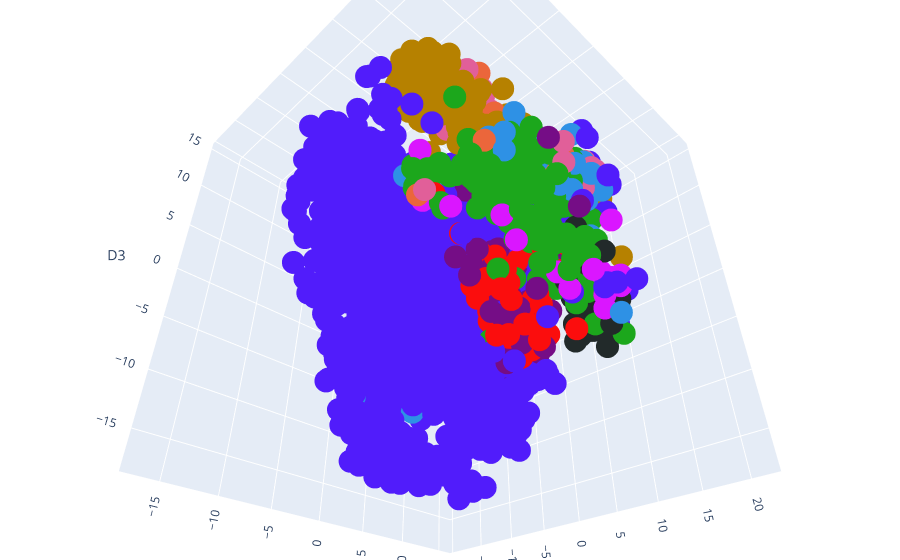

The notebook cell this image was saved under:
### Code cell
scope = PlotlyScope()
df=pd.read_csv("csvs/df_8.csv",index_col=False)
fig = px.scatter_3d(df, x="D1",y="D2",z="D3",color="drum_type",hover_data=["path"],color_discrete_sequence=px.colors.qualitative.Dark24)
fig.update_layout(scene = dict(
                    camera=dict(eye=dict(x=1, y=-1, z=-1)),
                    aspectmode="cube",),
                    margin=dict( r=0, l=0, b=0, t=0),
                  showlegend=False,
              legend=dict(
                yanchor="top",
                y=0.99,
                xanchor="right",
                x=0.01
            ),

                 )
fig.update_traces(marker=dict(size=8,
                      line=dict(width=0,
                                color='DarkSlateGrey')),)

g=fig
fig.show()


with open("figure5.svg", "wb") as f:
    f.write(scope.transform(fig, format="svg"))

### Figure 1 — Plotly figure (JSON) as saved in the notebook; plotly's stock layout.template omitted (floating-point values rounded to 4 significant figures; data arrays with more than 128 entries replaced by an {"elided": "..."} marker saying what was removed)
{"data": [{"customdata": [["./dk_data/tom_high/Roland Tr-909-TR-909Tom Hi 01.wav"], ["./dk_data/tom_high/Kawai R50e-R50eTomA_Hi.wav"], ["./dk_data/tom_high/Vermona Drum-MaxV - Tom Hi.wav"], ["./dk_data/tom_high/Kawai R50-R50 TomH.wav"], ["./dk_data/tom_high/Alesis Hr16-MaxV - HR16 10-DBL TOM.wav"], ["./dk_data/tom_high/Yamaha RX21-RX21Tom_Hi.wav"], ["./dk_data/tom_high/Alesis DM5-DM5Tom03_Hi.wav"], ["./dk_data/tom_high/Yamaha SY22-Tom2elsy45.wav"], ["./dk_data/tom_high/mercure_drums-gd-tom1.wav"], ["./dk_data/tom_high/Emu Drumulator-DrumulatorTom03.wav"], ["./dk_data/tom_high/Kawai r-50-MaxV - RTOMHREV.wav"], ["./dk_data/tom_high/Alesis DM5-DM5Tom04_Hi.wav"], ["./dk_data/tom_high/Sequential Tom-TOMTom_Hi.wav"], ["./dk_data/tom_high/Emu Drumulator-DrumulatorTom02.wav"], ["./dk_data/tom_high/Roland Tr-606-TR606TomHi05.wav"], ["./dk_data/tom_high/Akai Mpc60-MaxV - Tom High.wav"], ["./dk_data/tom_high/Coron Drum Synce DS-7-coron-ds7-tom7.wav"], ["./dk_data/tom_high/Roland Tr-909-TR-909Tom Hi 02.wav"], ["./dk_data/tom_high/Sequential DrumTraks Tom-MaxV - Tom Hi.wav"], ["./dk_data/tom_high/Boss DR-202-202tom01.wav"], ["./dk_data/tom_high/Coron Drum Synce DS-7-coron-ds7-tom5.wav"], ["./dk_data/tom_high/Roland Tr-606-TR606TomHi_OD.wav"], ["./dk_data/tom_high/Roland MC303-MaxV - Achitom2.wav"], ["./dk_data/tom_high/Alesis Hr16-HR16Tom02.wav"], ["./dk_data/tom_high/Roland Tr-606-MaxV - Roland Tr-606 - Tom-Hi.wav"], ["./dk_data/tom_high/Alesis DM5-DM5Tom02_Hi.wav"], ["./dk_data/tom_high/Akai XR10-XR10HiTom03.wav"], ["./dk_data/tom_high/Alesis DM5-DM5Tom01_Hi.wav"], ["./dk_data/tom_high/AKAI XE-8-MaxV - XE8 Tom High int_12.wav"], ["./dk_data/tom_high/Fricke MFB 512-MaxV - Tom High.wav"], ["./dk_data/tom_high/Kawai r-50-MaxV - ATOMSDGA.wav"]], "hovertemplate": "drum_type=tom_high<br>D1=%{x}<br>D2=%{y}<br>D3=%{z}<br>path=%{customdata[0]}<extra></extra>", "legendgroup": "tom_high", "marker": {"color": "#2E91E5", "line": {"color": "DarkSlateGrey", "width": 0}, "size": 8, "symbol": "circle"}, "mode": "markers", "name": "tom_high", "scene": "scene", "showlegend": true, "type": "scatter3d", "x": [19.72, 18.8, 6.322, 15.88, 16.98, 18.58, 14.78, 17.13, 20.29, -7.726, 18.85, 15.2, 15.79, 14.85, 17.68, 17.25, -14.87, 10.36, 15.53, 8.646, -13.76, 19.41, 19.11, 18.04, 17.82, 17.08, 16.94, 16.15, 15.84, 17.32, 16.72], "y": [-1.959, -3.265, -10.14, 7.087, -3.784, -3.394, -1.217, 5.646, -2.598, 1.584, -1.752, 0.4469, -5.021, -1.036, -8.545, 3.414, 8.227, -3.588, -3.112, -7.28, -1.365, 0.814, 2.544, 1.746, -8.54, -1.847, 2.94, -8.741, -1.565, -4.8, 2.944], "z": [1.82, -0.7456, 2.25, -6.347, 2.363, 3.656, 8.514, 6.452, 4.185, -10.73, -0.3116, 6.551, 7.68, 6.902, -0.3045, 4.186, 5.506, 9.841, 7.309, 2.782, -8.626, 2.8, 2.252, 5.515, 1.456, 3.862, 2.528, 1.788, 6.057, 4.372, -1.204]}, {"customdata": [["./dk_data/tom_low/Visco Space drums-MaxV - Tom Lo.wav"], ["./dk_data/tom_low/Yamaha RX-11-MaxV - RX11 TOM3.wav"], ["./dk_data/tom_low/Korg DDM110-Ddm110Tom_Lo.wav"], ["./dk_data/tom_low/Linn Drum LM1-tom6.wav"], ["./dk_data/tom_low/Alesis DM5-DM5Tom10_Lo.wav"], ["./dk_data/tom_low/Akai Mpc60-MaxV - Tom Low 2.wav"], ["./dk_data/tom_low/Linn Drum LM1-tom1.wav"], ["./dk_data/tom_low/Roland R-8-R8Tom35.wav"], ["./dk_data/tom_low/Alesis DM5-DM5Tom12_Lo.wav"], ["./dk_data/tom_low/Roland SH-09-MaxV - stompbass4.wav"], ["./dk_data/tom_low/Roland R-8-R8Tom27.wav"], ["./dk_data/tom_low/Fairlight IIx-MaxV - DeepTom.wav"], ["./dk_data/tom_low/Roland Tr-606-TR606TomLo02.wav"], ["./dk_data/tom_low/Akai XR10-XR10LoTom03.wav"], ["./dk_data/tom_low/Roland JD-990-MaxV - RIM-TOM4.wav"], ["./dk_data/tom_low/Suzuki RPM-40-MaxV - Tom.wav"], ["./dk_data/tom_low/Linn Drum LM2-Linn lo tom.wav"], ["./dk_data/tom_low/Korg MS-20-MaxV - TomLo.wav"], ["./dk_data/tom_low/Alesis DM5-DM5Tom01_Lo.wav"], ["./dk_data/tom_low/Kurzweil K2000 ROM-MaxV - lotom.wav"], ["./dk_data/tom_low/Alesis DM5-DM5Tom20_Lo.wav"], ["./dk_data/tom_low/Virtual MPC Electronics-MaxV - Tom.wav"], ["./dk_data/tom_low/Alesis DM5-DM5Tom18_Lo.wav"], ["./dk_data/tom_low/Alesis DM5-DM5Tom05_Lo.wav"], ["./dk_data/tom_low/Roland R-5-R-5 Room Ambient Tom 1.wav"], ["./dk_data/tom_low/DPM-48-TOM3.wav"], ["./dk_data/tom_low/Kawai r-50-MaxV - ETOMLR50.wav"], ["./dk_data/tom_low/Akai XR10-XR10LoTom04.wav"], ["./dk_data/tom_low/Roland Tr-606-TR606TomLo_OD.wav"], ["./dk_data/tom_low/Yamaha MR10-MR10Tom_Lo.wav"], ["./dk_data/tom_low/Roland R-8-R8Tom16.wav"], ["./dk_data/tom_low/Kawai XD5-XD5TomLo.wav"], ["./dk_data/tom_low/Simmons SDS5-SDSTomE2.wav"], ["./dk_data/tom_low/Boss DR-202-202tom06.wav"], ["./dk_data/tom_low/Yamaha RX21-RX21Tom_Lo.wav"], ["./dk_data/tom_low/Roland R-8-R8Tom19.wav"], ["./dk_data/tom_low/Emu Drumulator-DrumulatorETomLo.wav"]], "hovertemplate": "drum_type=tom_low<br>D1=%{x}<br>D2=%{y}<br>D3=%{z}<br>path=%{customdata[0]}<extra></extra>", "legendgroup": "tom_low", "marker": {"color": "#E15F99", "line": {"color": "DarkSlateGrey", "width": 0}, "size": 8, "symbol": "circle"}, "mode": "markers", "name": "tom_low", "scene": "scene", "showlegend": true, "type": "scatter3d", "x": [11.42, 11.44, 12.85, 19.11, 13.97, 15.24, 18.26, 14.86, 15.43, 10.37, 11.79, 7.78, 16.66, 14.86, 16.2, 19.78, 20.28, 14.91, 7.576, 17.17, 18.03, 15.1, 15.39, 11.87, 13.41, 10.75, 14.58, 16.14, 17.17, 9.097, 16.66, 13.35, 15.58, 12.97, 12.62, 11.99, 18.6], "y": [-4.992, -5.038, -4.11, 1.406, 0.06281, -2.322, 0.8489, -0.8508, 4.568, -10.86, -5.549, -3.565, -7.497, 4.962, 4.623, -3.545, -3.884, 5.703, -7.398, -0.4925, 3.619, -5.224, 2.898, -5.19, -8.6, 4.228, -1.631, -3.468, 1.536, -7.558, 3.901, -1.67, 2.65, -0.5684, -5.126, -8.149, 2.653], "z": [13.73, 8.947, 7.635, 4.018, 8.892, 4.477, 1.875, 3.999, 6.557, -1.801, 5.668, 11.41, 2.571, 4.834, 4.845, 0.7988, 2.459, 6.088, 10.18, 2.994, 5.785, 4.92, 6.64, 12.03, 11.69, 8.979, 5.551, 4.452, 4.373, 7.854, 7.861, 5.34, 4.644, 9.412, 9.909, 12.83, 4.311]}, {"customdata": {"elided": "143x1 str values"}, "hovertemplate": "drum_type=snare<br>D1=%{x}<br>D2=%{y}<br>D3=%{z}<br>path=%{customdata[0]}<extra></extra>", "legendgroup": "snare", "marker": {"color": "#1CA71C", "line": {"color": "DarkSlateGrey", "width": 0}, "size": 8, "symbol": "circle"}, "mode": "markers", "name": "snare", "scene": "scene", "showlegend": true, "type": "scatter3d", "x": {"elided": "143 float values"}, "y": {"elided": "143 float values"}, "z": {"elided": "143 float values"}}, {"customdata": [["./dk_data/hihat_closed/Roland Tr-606-TR606Hat_C_OD.wav"], ["./dk_data/hihat_closed/Roland Tr-606-TR606Hat_C05.wav"], ["./dk_data/hihat_closed/Casio PT-68-MaxV - HH Cl.wav"], ["./dk_data/hihat_closed/Boss DR-550-MaxV - CHH1.wav"], ["./dk_data/hihat_closed/Akai Mpc60-MaxV - HiHat Closed.wav"], ["./dk_data/hihat_closed/Acetone Rhythm King-MaxV - HH Cl.wav"], ["./dk_data/hihat_closed/Roland MC09-MC09 HatC_03.wav"], ["./dk_data/hihat_closed/Boss DR-550-DR550Hat03_C.wav"], ["./dk_data/hihat_closed/Roland MC09-MC09 HatC_01.wav"], ["./dk_data/hihat_closed/Sequential Tom-TOMHat_C.wav"], ["./dk_data/hihat_closed/Roland Tr-626-MaxV - Roland - 626_chh 03.wav"], ["./dk_data/hihat_closed/MXR Computer Rhythm 185-MaxV - MXR Hat_closed.wav"], ["./dk_data/hihat_closed/Yamaha RY-10-MaxV - HHC6VRB.wav"], ["./dk_data/hihat_closed/Alesis Hr16b-MaxV - HHC 1.wav"], ["./dk_data/hihat_closed/Kawai r-50-MaxV - HHCL_R50.wav"], ["./dk_data/hihat_closed/Electro Harmonix Drm32-MaxV - HH Cl.wav"], ["./dk_data/hihat_closed/Roland D-70-MaxV - CL-HIHAT.wav"], ["./dk_data/hihat_closed/Roland D-10 L.A-la-clhh.wav"], ["./dk_data/hihat_closed/mercure_drums-p-hhc2.wav"], ["./dk_data/hihat_closed/Boss DR-202-202hat07.wav"], ["./dk_data/hihat_closed/Roland MC09-MC09 HatC_07.wav"], ["./dk_data/hihat_closed/Alesis D4fx-MaxV - HiHat Closed 2.wav"], ["./dk_data/hihat_closed/Kawai r-50-MaxV - HHCLENHA.wav"], ["./dk_data/hihat_closed/Emu Drumulator-DrumulatorHat_C.wav"], ["./dk_data/hihat_closed/KORG DDD-1-MaxV - DDD1 clhh1.wav"], ["./dk_data/hihat_closed/Boss DR-202-202hat05.wav"], ["./dk_data/hihat_closed/Roland CR-8000-CR8000Hat_C.wav"], ["./dk_data/hihat_closed/Casio PT-30-MaxV - HH Cl.wav"], ["./dk_data/hihat_closed/Boss DR-202-202hat09.wav"], ["./dk_data/hihat_closed/Fairlight IIx-MaxV - HHPedal.wav"], ["./dk_data/hihat_closed/Yamaha PSR-MaxV - psr-hatcl.wav"], ["./dk_data/hihat_closed/Roland Tr-909-MaxV - Roland909 - 909HHB 05.wav"], ["./dk_data/hihat_closed/Sequential DrumTraks Tom-MaxV - HiHat Closed.wav"], ["./dk_data/hihat_closed/Roland MC09-MC09 HatC_08.wav"], ["./dk_data/hihat_closed/Yamaha RY-10-MaxV - HHC9VRB.wav"]], "hovertemplate": "drum_type=hihat_closed<br>D1=%{x}<br>D2=%{y}<br>D3=%{z}<br>path=%{customdata[0]}<extra></extra>", "legendgroup": "hihat_closed", "marker": {"color": "#FB0D0D", "line": {"color": "DarkSlateGrey", "width": 0}, "size": 8, "symbol": "circle"}, "mode": "markers", "name": "hihat_closed", "scene": "scene", "showlegend": true, "type": "scatter3d", "x": [4.833, 4.689, 6.921, 7.149, 8.484, 7.748, 8.789, 6.764, 9.051, 8.393, 9.352, 10.55, 6.555, 9.295, 10.09, 7.42, 6.885, 10.88, 12.88, 7.467, 9.388, 12.5, 6.717, 8.585, 6.68, 7.585, 7.975, 11.46, 15.78, 9.514, 9.445, 8.638, 7.583, 9.339, 8.061], "y": [0.8803, 1.028, 1.299, -1.917, -0.2343, 2.173, 0.05799, -2.822, -1.432, 3.427, 1.015, 2.136, -0.2075, -2.174, 2.282, -4.613, -2.308, 0.6647, 0.5336, 3.068, -0.7082, 2.796, 4.457, 3.242, 3.053, -0.8261, -2.194, 5.748, 0.3824, -9.257, 2.678, 4.915, 3.366, -0.9949, -2.679], "z": [-5.066, -5.916, -8.073, -1.489, -8.969, -0.4232, -5.731, -5.021, -5.514, -4.027, -7.799, -5.889, -6.923, -2.795, -4.68, -1.01, -6.002, -1.261, -2.139, -7.999, -4.718, -3.005, -7.912, -6.724, -9.134, -8.969, -4.474, -6.945, -3.048, -0.734, -8.557, -6.9, -4.365, -3.509, -5.535]}, {"customdata": [["./dk_data/rim/Akai Mpc60-MaxV - Rimshot 3.wav"], ["./dk_data/rim/Kawai R50e-R50eRimshot.wav"], ["./dk_data/rim/Oberheim Dmx-DMXRim.wav"], ["./dk_data/rim/Linn Linn-9000-MaxV - Rimshot.wav"], ["./dk_data/rim/Gulbransen-MaxV - Rim.wav"], ["./dk_data/rim/Jomox Xbase-09-Rim01.wav"], ["./dk_data/rim/Akai Mpc60-MaxV - Rimshot 1.wav"], ["./dk_data/rim/Korg DDM110-MaxV - 110_rim.wav"], ["./dk_data/rim/Roland JD-990-MaxV - MARIMWAV.wav"], ["./dk_data/rim/KORG DDD-1-MaxV - DDD1 rimshot.wav"], ["./dk_data/rim/Roland R-5-R-5 Rimshot Snare 1.wav"], ["./dk_data/rim/Yamaha RX11-RX11Rimshot.wav"], ["./dk_data/rim/Akai XR10-XR10Rimshot02.wav"], ["./dk_data/rim/Alesis DM5-DM5Rim05.wav"], ["./dk_data/rim/Roland Tr-808-TR-808Rim01.wav"], ["./dk_data/rim/Roland TR-505-TR-505Rim.wav"], ["./dk_data/rim/Roland D-10 L.A-la-rim.wav"], ["./dk_data/rim/Emu Drumulator-MaxV - EMU_RIM.wav"], ["./dk_data/rim/Jomox Xbase-09-Rim02.wav"]], "hovertemplate": "drum_type=rim<br>D1=%{x}<br>D2=%{y}<br>D3=%{z}<br>path=%{customdata[0]}<extra></extra>", "legendgroup": "rim", "marker": {"color": "#DA16FF", "line": {"color": "DarkSlateGrey", "width": 0}, "size": 8, "symbol": "circle"}, "mode": "markers", "name": "rim", "scene": "scene", "showlegend": true, "type": "scatter3d", "x": [15.13, 17.95, 17.53, 15.51, 13.19, 8.659, 14.36, 8.682, 17.56, 14.04, 14.37, 17.3, 13.6, 14.09, 14.2, 16.37, 14.29, 15.31, 11.58], "y": [7.411, 0.9072, 5.588, 5.454, 4.37, -10.24, 6.733, -9.801, 5.587, 7.421, -5.969, 5.614, -3.671, 6.11, 2.077, 3.922, 5.424, -0.7241, -9.092], "z": [-2.46, -6.066, -4.088, -5.268, -0.6846, 3.675, -5.549, -1.34, 1.614, -1.406, -3.208, -5.014, -3.896, -0.1734, -5.771, -4.095, -1.848, -6.058, -2.908]}, {"customdata": [["./dk_data/clap/Linn Linn-9000-MaxV - Clap 1.wav"], ["./dk_data/clap/Linn Linn-9000-MaxV - Clap 2.wav"], ["./dk_data/clap/Kawai r-50-MaxV - CLAP2R50.wav"], ["./dk_data/clap/Roland Tr-626-MaxV - Roland - 626_clap 04.wav"], ["./dk_data/clap/Kawai R-50e-MaxV - R50e Clap.wav"], ["./dk_data/clap/Alesis Hr16b-HR16B 036 Gated Claps.wav"], ["./dk_data/clap/Alesis D4fx-MaxV - Clap.wav"], ["./dk_data/clap/Simmons Clap-MaxV - SM Clap14.wav"], ["./dk_data/clap/Simmons Clap-MaxV - SM Clap12.wav"], ["./dk_data/clap/Simmons Clap-MaxV - SM Clap7.wav"], ["./dk_data/clap/EMU E-drum-MaxV - Clap.wav"], ["./dk_data/clap/AKAI XE-8-MaxV - XE8 Clap int_15.wav"], ["./dk_data/clap/Roland Tr-808-TR-808Clap01.wav"], ["./dk_data/clap/Korg DDM110-MaxV - 110_clap.wav"], ["./dk_data/clap/Simmons Clap-MaxV - SM Clap20.wav"], ["./dk_data/clap/MultiMoog-MaxV - JeeesuosClaps.wav"], ["./dk_data/clap/Simmons Clap-MaxV - SM Clap19.wav"], ["./dk_data/clap/Boss DR-110-DR-110Clap.wav"], ["./dk_data/clap/Yamaha RY30-RY30Clap.wav"], ["./dk_data/clap/Simmons Clap-MaxV - SM Clap23.wav"], ["./dk_data/clap/Roland Tr-808-TR-808Clap02.wav"], ["./dk_data/clap/Simmons Clap-MaxV - SM Clap2.wav"], ["./dk_data/clap/Roland D-70-MaxV - CLAP.wav"], ["./dk_data/clap/Simmons Clap-MaxV - SM Clap11.wav"], ["./dk_data/clap/Linn Linndrum-LinnClap.wav"], ["./dk_data/clap/Roland MC303-MaxV - Rapclap1.wav"], ["./dk_data/clap/Alesis Sr16-SR16Clap.wav"], ["./dk_data/clap/Jomox Xbase-09-LFOClap.wav"]], "hovertemplate": "drum_type=clap<br>D1=%{x}<br>D2=%{y}<br>D3=%{z}<br>path=%{customdata[0]}<extra></extra>", "legendgroup": "clap", "marker": {"color": "#222A2A", "line": {"color": "DarkSlateGrey", "width": 0}, "size": 8, "symbol": "circle"}, "mode": "markers", "name": "clap", "scene": "scene", "showlegend": true, "type": "scatter3d", "x": [14.73, 12.14, 14.39, 13.3, 13.38, 13.21, 13.07, 14.03, 9.821, 18.68, 10.23, 11.75, 11.62, 15.86, 10.19, 18.33, 8.95, 12.95, 10.25, 13.34, 10.88, 11.68, 12.38, 11.25, 15.64, 12.01, 14.4, 13.42], "y": [8.584, 6.051, 6.13, 8.687, 7.246, 5.369, 6.449, 7.913, 8.275, 1.893, 7.759, 9.836, 7.806, 6.326, 7.075, -1.269, 8.474, 8.52, 9.83, 9.607, 6.368, 9.912, 7.824, 8.626, 7.582, 5.878, 7.404, 2.644], "z": [-4.928, -4.201, -3.744, -2.764, -4.403, -2.643, -2.946, -6.383, -6.027, -4.162, -3.328, -5.403, -4.63, -4.094, -5.48, -3.479, -6.193, -4.052, -5.003, -5.05, -3.357, -7.024, -2.581, -3.802, -4.749, -2.449, -3.654, -4.467]}, {"customdata": [["./dk_data/kick/Kawai r-50-MaxV - BD2__R50.wav"], ["./dk_data/kick/Jomox Xbase-09-BassDr06.wav"], ["./dk_data/kick/Roland Tr-808-TR-808Kick07.wav"], ["./dk_data/kick/Yamaha RY30-RY30Kick05.wav"], ["./dk_data/kick/mercure_drums-gd-kick1.wav"], ["./dk_data/kick/Alesis DM5-DM5Kick21.wav"], ["./dk_data/kick/Roland Tr-909-TR-909Kick 07.wav"], ["./dk_data/kick/Roland D-10 L.A-la-bd1.wav"], ["./dk_data/kick/Alesis Hr16b-HR16B 006 Deep Wood Kick.wav"], ["./dk_data/kick/Roland R-8-R8Kick05.wav"], ["./dk_data/kick/Boss DR-660-DR-660Kick21.wav"], ["./dk_data/kick/Boss DR-660-DR-660Kick05.wav"], ["./dk_data/kick/Roland Tr-909-MaxV - Roland909 - 909BDA 01.wav"], ["./dk_data/kick/Roland R-8-R8Kick27.wav"], ["./dk_data/kick/Alesis DM5-DM5Kick48.wav"], ["./dk_data/kick/Alesis DM5-DM5Kick78.wav"], ["./dk_data/kick/Akai XR10-XR10Kick04.wav"], ["./dk_data/kick/Fricke MFB 512-MaxV - Kick.wav"], ["./dk_data/kick/Roland Tr-707-TR-707Kick01.wav"], ["./dk_data/kick/Roland TR-909 BD Selection-KK-Di909BD 26.wav"], ["./dk_data/kick/Electro Harmonix Drm15-MaxV - Kick.wav"], ["./dk_data/kick/Roland Tr-808-MaxV - Roland808 - BD0050 16.wav"], ["./dk_data/kick/Boss DR-660-DR-660Kick41.wav"], ["./dk_data/kick/Yamaha RX-11-MaxV - RX11 BD1.wav"], ["./dk_data/kick/Alesis Hr16-HR16Kick02.wav"], ["./dk_data/kick/AKAI XE-8-MaxV - XE8 Kick 2 int_2.wav"], ["./dk_data/kick/Linn Linndrum-LinnKick02.wav"], ["./dk_data/kick/Acetone Rhythm Ace-MaxV - KICK2.wav"], ["./dk_data/kick/Roland R-8-R8Kick03.wav"], ["./dk_data/kick/Roland MC303-MaxV - Drybd1.wav"], ["./dk_data/kick/Roland TR-909 BD Selection-KK-Di909BD 49.wav"], ["./dk_data/kick/Roland Tr-909-TR-909Kick 10.wav"], ["./dk_data/kick/Kawai r-50-MaxV - ATMBDR50.wav"], ["./dk_data/kick/Boss DR-660-DR-660Kick39.wav"], ["./dk_data/kick/Yamaha RX11-RX11Kick.wav"], ["./dk_data/kick/Boss DR-660-DR-660Kick07.wav"], ["./dk_data/kick/Roland Tr-808-MaxV - Roland808 - BD7525 35.wav"], ["./dk_data/kick/Fairlight IIx-MaxV - Bdrum.wav"], ["./dk_data/kick/Roland TR-909 BD Selection-KK-Di909BD 40.wav"], ["./dk_data/kick/Boss DR-660-DR-660Kick20.wav"], ["./dk_data/kick/Alesis DM5-DM5Kick09.wav"], ["./dk_data/kick/Alesis DM5-DM5Kick69.wav"], ["./dk_data/kick/Roland TR-909 BD Selection-KK-Di909BD 08.wav"], ["./dk_data/kick/Roland Tr-808-TR-808Kick03.wav"], ["./dk_data/kick/Yamaha RX-5-MaxV - RX5PBD3.wav"], ["./dk_data/kick/Roland TR-909 BD Selection-KK-Di909BD 62.wav"], ["./dk_data/kick/Roland TR-909 BD Selection-KK-Di909BD 53.wav"], ["./dk_data/kick/Oberheim Dmx-DMXKick02.wav"], ["./dk_data/kick/Roland TR-909 BD Selection-KK-Di909BD 04.wav"], ["./dk_data/kick/Roland Tr-606-TR606Kick01.wav"], ["./dk_data/kick/Boss DR-660-DR-660Kick15.wav"], ["./dk_data/kick/Univox Micro-Rhythmer 12-MaxV - UNIVOXBD.wav"], ["./dk_data/kick/Roland S-50-MaxV - ebd.wav"], ["./dk_data/kick/Akai XR10-XR10Kick02.wav"], ["./dk_data/kick/Boss DR-660-DR-660Kick26.wav"], ["./dk_data/kick/Yamaha RX-5-MaxV - RX5IBD1.wav"], ["./dk_data/kick/Yamaha RX-5-MaxV - RX5PBD2.wav"], ["./dk_data/kick/Alesis Hr16-HR16Kick06.wav"], ["./dk_data/kick/Roland TR-909 BD Selection-KK-Di909BD 51.wav"], ["./dk_data/kick/Roland TR-909 BD Selection-KK-Di909BD 25.wav"], ["./dk_data/kick/Alesis DM5-DM5Kick16.wav"], ["./dk_data/kick/Alesis DM5-DM5Kick62.wav"], ["./dk_data/kick/Roland R-5-R-5 Electronic Kick.wav"], ["./dk_data/kick/Alesis DM5-DM5Kick38.wav"], ["./dk_data/kick/Alesis DM5-DM5Kick30.wav"], ["./dk_data/kick/Linn Linndrum-LinnKick01.wav"], ["./dk_data/kick/Roland D-10 L.A-la-wetbd.wav"], ["./dk_data/kick/Korg DDM110-Ddm110Kick.wav"], ["./dk_data/kick/Linn Linn-9000-MaxV - Kick 1.wav"], ["./dk_data/kick/Roland R-8-R8Kick22.wav"], ["./dk_data/kick/Kawai R50e-R50eKick03.wav"], ["./dk_data/kick/Alesis DM5-DM5Kick77.wav"], ["./dk_data/kick/Roland JV 1080-MaxV - BD2.wav"], ["./dk_data/kick/Kawai XD5-XD5Kick04.wav"], ["./dk_data/kick/Roland TR-909 BD Selection-KK-Di909BD 35.wav"], ["./dk_data/kick/Kawai XD5-XD5Kick01.wav"], ["./dk_data/kick/Akai XR-1-MaxV - Kick 09.wav"], ["./dk_data/kick/Yamaha RX-5-MaxV - RX5PBD1.wav"], ["./dk_data/kick/Boss DR-660-DR-660Kick49.wav"], ["./dk_data/kick/Fairlight IIx-MaxV - Bbdrum1.wav"], ["./dk_data/kick/MXR Computer Rhythm 185-MaxV - MXR Kick.wav"], ["./dk_data/kick/Kawai r-50-MaxV - ACCBDENH.wav"], ["./dk_data/kick/KorgMP7-Kickdrum.wav"], ["./dk_data/kick/Alesis DM5-DM5Kick84.wav"], ["./dk_data/kick/Alesis DM5-DM5Kick82.wav"], ["./dk_data/kick/Linn Drum LM2-Linn kick hard.wav"], ["./dk_data/kick/XE8-XE8 Kick 2 int_2.wav"], ["./dk_data/kick/Acetone Rhythm Ace-MaxV - KICK4.wav"], ["./dk_data/kick/Alesis Sr16-SR16Kick01.wav"], ["./dk_data/kick/Fricke MFB 502-MaxV - Kick.wav"], ["./dk_data/kick/Roland Tr-808-MaxV - Roland808 - BD7500 33.wav"], ["./dk_data/kick/Roland Tr-606-TR606Kick_OD.wav"], ["./dk_data/kick/Roland TR-55-MaxV - Kick.wav"], ["./dk_data/kick/Roland MC09-MC09 Kick04.wav"], ["./dk_data/kick/mercure_drums-tt-kick1.wav"], ["./dk_data/kick/Roland JV 1080-MaxV - BD1.wav"], ["./dk_data/kick/Alesis DM5-DM5Kick42.wav"], ["./dk_data/kick/Roland TR-909 BD Selection-KK-Di909BD 59.wav"], ["./dk_data/kick/Roland R-8-R8Kick26.wav"], ["./dk_data/kick/Roland Tr-808-TR-808Kick15.wav"], ["./dk_data/kick/Alesis DM5-DM5Kick32.wav"], ["./dk_data/kick/Roland Tr-808-TR-808Kick02.wav"], ["./dk_data/kick/Roland Tr-808-MaxV - Roland808 - BD2575 27.wav"], ["./dk_data/kick/Alesis DM5-DM5Kick31.wav"], ["./dk_data/kick/AKAI XE-8-MaxV - XE8 Kick 1 int_1.wav"], ["./dk_data/kick/Roland TR-909 BD Selection-KK-Di909BD 11.wav"], ["./dk_data/kick/EMU E-drum-MaxV - Kick4.wav"], ["./dk_data/kick/Boss DR-660-DR-660Kick14.wav"], ["./dk_data/kick/Yamaha RX21-RX21Kick.wav"], ["./dk_data/kick/Deepsky-909kick.wav"], ["./dk_data/kick/Fairlight IIx-MaxV - Symkick.wav"], ["./dk_data/kick/Roland Tr-808-MaxV - Roland808 - BD2500 23.wav"], ["./dk_data/kick/Linn Linn-9000-MaxV - Kick 2.wav"], ["./dk_data/kick/Boss DR-55-DR-55Kick.wav"], ["./dk_data/kick/Alesis Hr16b-HR16B 005 Techno Kick.wav"], ["./dk_data/kick/Roland PB-300 Rhythm Plus-MaxV - Kick.wav"]], "hovertemplate": "drum_type=kick<br>D1=%{x}<br>D2=%{y}<br>D3=%{z}<br>path=%{customdata[0]}<extra></extra>", "legendgroup": "kick", "marker": {"color": "#B68100", "line": {"color": "DarkSlateGrey", "width": 0}, "size": 8, "symbol": "circle"}, "mode": "markers", "name": "kick", "scene": "scene", "showlegend": true, "type": "scatter3d", "x": [12.11, 11.9, 14.08, 10.34, 11.07, 9.37, 12.08, 7.607, 12.83, 12.77, 10.68, 7.855, 15.74, 10.66, 9.491, 8.721, 11.88, 6.584, 12.02, 13.61, 6.715, 10.86, 11.12, 7.659, 14.07, 7.831, 12.16, 8.774, 13.35, 8.139, 14.75, 12.3, 10.94, 10.57, 9.24, 13.41, 9.691, 10.26, 13.61, 12.92, 8.918, 8.526, 12.93, 9.942, 13.5, 14.27, 13.44, 11.57, 12.48, 7.957, 8.489, 14.81, 8.91, 12.04, 14.1, 10.57, 9.508, 9.901, 14.54, 14.12, 6.858, 18.12, 10.71, 10.22, 10.96, 7.394, 10.05, 11.39, 6.263, 13.44, 9.098, 7.773, 7.996, 13.87, 12.99, 7.516, 13.15, 8.249, 11.39, 11.66, 8.679, 9.008, 7.162, 9.338, 12.87, 6.173, 9.031, 12.6, 11.05, 9.115, 9.647, 10.09, 6.673, 7.901, 13.37, 8.786, 9.315, 14.09, 12.04, 14.38, 9.772, 10.68, 13.44, 11.49, 10.16, 12.79, 11.85, 8.581, 8.618, 8.563, 12.28, 7.815, 6.771, 10.34, 12.45, 9.194], "y": [-8.427, -3.101, 2.192, -7.516, -11.14, -9.109, -8.677, -7.224, -6.928, -11.28, -9.401, -3.723, -8.654, -7.567, -2.781, -10.27, -7.446, -10.66, -11.6, 9.643, -7.886, -7.189, -6.641, -12.22, -5.648, -9.892, -12.36, -8.054, -3.281, -2.274, 8.585, -8.724, -5.165, -9.983, -12.34, -9.143, -10.41, -10.7, 8.401, -6.481, -9.273, -11.43, 5.939, -7.068, 4.597, 7.16, 7.591, -9.953, 8.735, -10.67, -5.81, -5.328, -4.137, -6.508, 0.9675, -12.91, -6.546, -8.495, 6.484, 9.021, -11.96, 5.342, -6.423, -9.189, -11.39, -9.192, -8.051, -10.82, -8.749, -7.18, -6.492, -9.114, -8.716, -3.994, 6.158, -6.643, -10.46, -8.374, -9.27, -8.629, -12.72, -2.821, -11.24, -5.738, 3.182, -10.05, -10.19, -10.11, -12.27, -11.5, -10.86, -5.056, -9.05, -9.883, -7.685, -8.345, -11.58, 5.09, -8.119, 3.486, -9.741, -9.43, -1.322, -6.994, -11.42, 8.924, -9.943, -7.827, -13.1, -2.157, -3.621, -11.04, -5.532, -12.87, -5.676, -9.474], "z": [10.78, 9.399, 9.041, 8.892, 10.65, 11.67, 3.596, 8.46, 6.797, 9.318, 10.46, 9.751, 3.374, 7.259, 11.3, 9.14, 9.645, 9.625, 12.22, 7.228, 11.61, 14.46, 12.93, 9.629, 7.13, 11.91, 10.66, 14.29, 5.65, 10.5, 7.303, 4.637, 10.49, 12.68, 8.79, 9.694, 11.18, 9.419, 6.432, 11.28, 7.615, 11.75, 8.485, 11.62, 7.153, 7.075, 7.966, 11.56, 7.059, 10.5, 12.04, 11.06, 10.59, 8.497, 6.911, 12.24, 13.01, 13.06, 8.274, 8.444, 11.35, -2.646, 9.806, 8.844, 13.76, 8.625, 10.38, 8.13, 9.901, 9.982, 10.37, 10.59, 4.895, 9.46, 7.329, 13.23, 11.01, 12.68, 14.01, 8.782, 12.7, 12.67, 13.02, 14.36, 8.371, 11.4, 12.82, 12.95, 8.983, 13.9, 7.804, 12.13, 12.95, 14.07, 8.442, 9.361, 10.27, 8.404, 7.326, 8.955, 14.53, 7.232, 10.69, 11.13, 12.09, 8.335, 9.678, 11.32, 10.88, 9.572, 10.71, 8.128, 10.57, 10.48, 7.383, 10.19]}, {"customdata": [["./dk_data/hihat_open/Yamaha RX5-RX5Hat_O.wav"], ["./dk_data/hihat_open/Sequential Tom-TOMHat_O.wav"], ["./dk_data/hihat_open/Roland MC09-MC09 HatO_04.wav"], ["./dk_data/hihat_open/Visco Space drums-MaxV - HH Op.wav"], ["./dk_data/hihat_open/Korg SR-120-MaxV - HH Op.wav"], ["./dk_data/hihat_open/Casio PT-68-MaxV - HH Op.wav"], ["./dk_data/hihat_open/Roland MC09-MC09 HatO_02.wav"], ["./dk_data/hihat_open/Roland SC-88-MaxV - D#4 Open High Conga.wav"], ["./dk_data/hihat_open/MATTEL SYNSONIC-MaxV - Mattel Hi-Hat.wav"], ["./dk_data/hihat_open/Roland MC09-MC09 HatO_03.wav"], ["./dk_data/hihat_open/Roland Tr-808-TR-808Hat_O01.wav"], ["./dk_data/hihat_open/Roland MC303-MaxV - Openpand.wav"], ["./dk_data/hihat_open/Oberheim DX-MaxV - DMX__OHH.wav"], ["./dk_data/hihat_open/Boss DR-110-DR-110Hat_O.wav"], ["./dk_data/hihat_open/KORG DDD-1-MaxV - DDD1 ophh1.wav"], ["./dk_data/hihat_open/Roland System-100-MaxV - Roland -open2 18.wav"], ["./dk_data/hihat_open/Acetone Rhythm King-MaxV - HH Op.wav"], ["./dk_data/hihat_open/Boss DR-55-DR-55Hat.wav"], ["./dk_data/hihat_open/Roland Tr-606-TR606Hat_O01.wav"], ["./dk_data/hihat_open/Alesis Sr16-SR16Hat_O4.wav"], ["./dk_data/hihat_open/XE8-XE8 Hat Open ext_5.wav"], ["./dk_data/hihat_open/Yamaha SY22-Hhopsy53.wav"], ["./dk_data/hihat_open/Korg Pro-Wave-MaxV - PDLHIHAT.wav"], ["./dk_data/hihat_open/Fricke MFB 502-MaxV - HiHat Open.wav"], ["./dk_data/hihat_open/XE8-XE8 Hat Open int_7.wav"], ["./dk_data/hihat_open/Korg KPR77-KPRHat_O.wav"], ["./dk_data/hihat_open/Boss DR-202-202hat22.wav"], ["./dk_data/hihat_open/Farfisa-MaxV - HH Op.wav"], ["./dk_data/hihat_open/Kurzweil K2000 ROM-MaxV - hihat2.wav"], ["./dk_data/hihat_open/Visco Space drums-MaxV - HH Cl.wav"], ["./dk_data/hihat_open/Roland R-8-R8Hat_O03.wav"], ["./dk_data/hihat_open/Korg MS-20-MaxV - HH Op.wav"], ["./dk_data/hihat_open/Boss Dr Rhythm110-MaxV - HiHat Open.wav"], ["./dk_data/hihat_open/Roland R-8-R8Hat_O06.wav"], ["./dk_data/hihat_open/Roland Tr-606-TR606Hat_O_OD.wav"], ["./dk_data/hihat_open/Luxor Passet-MaxV - HH Cl.wav"], ["./dk_data/hihat_open/Roland System-100-MaxV - Roland -open2 30.wav"], ["./dk_data/hihat_open/Roland Tr-808-MaxV - Roland808 - 808HH 06.wav"], ["./dk_data/hihat_open/Yamaha RX5-RX5Hat_C.wav"], ["./dk_data/hihat_open/Sequential Drumtrax-DrumtraxOpenhat.wav"], ["./dk_data/hihat_open/Alesis Sr16-SR16Hat_O2.wav"], ["./dk_data/hihat_open/Lel UDS-MaxV - HiHat Open 2.wav"], ["./dk_data/hihat_open/Wurlitzer Swinging Rhythm-MaxV - HH Op.wav"], ["./dk_data/hihat_open/Yamaha EM-90-MaxV - HH Op.wav"], ["./dk_data/hihat_open/Roland Tr-626-TR-626Hat_O.wav"], ["./dk_data/hihat_open/Roland MC09-MC09 HatO_05.wav"], ["./dk_data/hihat_open/Roland MT32-MaxV - MTAgogoHigh.wav"], ["./dk_data/hihat_open/Roland SC-88-MaxV - D#6 Open Surdo.wav"], ["./dk_data/hihat_open/Korg KPR77-MaxV - KR77 -Hat-Op 05.wav"], ["./dk_data/hihat_open/Alesis DM5-DM5Hat_O03.wav"]], "hovertemplate": "drum_type=hihat_open<br>D1=%{x}<br>D2=%{y}<br>D3=%{z}<br>path=%{customdata[0]}<extra></extra>", "legendgroup": "hihat_open", "marker": {"color": "#750D86", "line": {"color": "DarkSlateGrey", "width": 0}, "size": 8, "symbol": "circle"}, "mode": "markers", "name": "hihat_open", "scene": "scene", "showlegend": true, "type": "scatter3d", "x": [5.103, 4.964, 7.915, 7.808, 5.251, 6.107, 7.051, 20.57, 8.048, 7.177, 5.347, 20.27, 5.819, 4.547, 4.632, 9.255, 6.993, 5.565, 4.667, 7.449, 6.015, 7.02, 7.375, 8.638, 6.028, 7.966, 14.72, 5.669, 7.041, 6.29, 7.657, 11.67, 4.526, 5.872, -1.208, 8.813, 6.103, 7.765, 8.596, 4.553, 7.747, 7.549, 5.498, 7.949, 8.196, 8.14, 12.19, 14.1, 5.828, 7.964], "y": [8.582, 5.439, 1.903, -3.967, 2.777, 6.105, 3.013, -3.297, 1.448, 1.138, 2.076, -5.839, 7.011, 4.968, 6.898, -5.464, 3.116, 1.42, 2.298, -0.7426, 5.672, 4.138, -3.318, 4.619, 6.001, -1.204, 1.14, 2.122, 0.1431, -4.291, 0.1853, 0.5133, 4.127, 4.714, 7.609, -3.882, 1.714, -1.531, 4.196, 7.511, -1.085, 1.194, 2.73, 1.918, 6.052, -0.1848, 7.205, 3.318, 3.771, -0.4571], "z": [-4.459, -3.162, -5.391, -4.963, -6.337, -7.313, -6.194, -3.776, -7.037, -5.895, -5.157, 1.449, -4.636, -6.523, -5.838, 2.183, -1.259, -7.823, -4.334, -4.758, -1.637, -3.378, -3.5, -5.4, -2.359, -2.741, -2.524, -9.674, -2.845, -2.73, -7.34, -5.537, -6.049, -5.97, -6.162, -2.816, -0.6752, -7.193, -8.316, -4.023, -1.107, -4.384, -8.381, -8.675, -3.916, -3.967, 0.2979, 7.725, -2.692, -0.5753]}, {"customdata": [["./dk_data/tom_mid/MFB-512-512mdtom.wav"], ["./dk_data/tom_mid/Fricke MFB 502-MaxV - Tom 2.wav"], ["./dk_data/tom_mid/Roland SH-09-MaxV - stompbass2.wav"], ["./dk_data/tom_mid/Alesis DM5-DM5Tom01_M.wav"], ["./dk_data/tom_mid/Emu Sp12-tom.wav"], ["./dk_data/tom_mid/Kawai R50-R50 TomM.wav"], ["./dk_data/tom_mid/Akai XR10-XR10MidTom03.wav"], ["./dk_data/tom_mid/Roland R-8-R8Tom33.wav"], ["./dk_data/tom_mid/Kawai R-50e-MaxV - R50e Tom 2.wav"], ["./dk_data/tom_mid/Simmons SD-8-MaxV - TOM_05.wav"], ["./dk_data/tom_mid/Alesis DM5-DM5Tom15_M.wav"], ["./dk_data/tom_mid/Roland R-8-R8Tom14.wav"], ["./dk_data/tom_mid/Roland Tr-808-TR-808Tom06.wav"], ["./dk_data/tom_mid/Roland R-5-R-5 FX Tom.wav"], ["./dk_data/tom_mid/Roland Tr-626-TR-626Tom_M02.wav"], ["./dk_data/tom_mid/Roland MC303-MaxV - Acmidtom.wav"], ["./dk_data/tom_mid/Roland TR-33-MaxV - Tom Mi.wav"], ["./dk_data/tom_mid/Visco Space drums-MaxV - Tom Mi.wav"], ["./dk_data/tom_mid/Roland R-5-R-5 Dry Tom 2.wav"], ["./dk_data/tom_mid/Roland JV 1080-MaxV - TomMid2.wav"], ["./dk_data/tom_mid/Roland R-8-R8Tom02.wav"], ["./dk_data/tom_mid/Emu Drumulator-DrumulatorETomMid.wav"], ["./dk_data/tom_mid/Kawai r-50-MaxV - TOMM_R50.wav"], ["./dk_data/tom_mid/Kawai R50e-R50eTomE_Mid.wav"], ["./dk_data/tom_mid/Hohner Automatic-MaxV - Tom Mi.wav"], ["./dk_data/tom_mid/Yamaha PSR-MaxV - psr-tom1.wav"], ["./dk_data/tom_mid/Korg ddd5-MaxV - MIDTOM.wav"], ["./dk_data/tom_mid/Alesis DM5-DM5Tom08_M.wav"], ["./dk_data/tom_mid/Simmons SD-8-MaxV - TOM_02.wav"], ["./dk_data/tom_mid/Simmons SD-8-MaxV - TOM_15.wav"]], "hovertemplate": "drum_type=tom_mid<br>D1=%{x}<br>D2=%{y}<br>D3=%{z}<br>path=%{customdata[0]}<extra></extra>", "legendgroup": "tom_mid", "marker": {"color": "#EB663B", "line": {"color": "DarkSlateGrey", "width": 0}, "size": 8, "symbol": "circle"}, "mode": "markers", "name": "tom_mid", "scene": "scene", "showlegend": true, "type": "scatter3d", "x": [14.6, 6.365, 9.659, 14.45, 13.58, 13.59, 17.76, 16.41, 18.7, 12.21, 16.95, 10.85, 7.57, 13.02, 16.5, 13.92, 14.05, 16.8, 13.61, 16.77, 17.53, 10.68, 14.15, 17.7, 13.31, 16.53, 16.17, 15.06, 15.32, 6.693], "y": [-3.921, -7.928, -11.02, -3.989, -0.1373, -0.256, 1.742, -4.345, -2.106, 1.859, -0.7705, -8.371, -7.737, -6.711, -0.6696, 3.577, -8.09, -0.01316, -5.487, 3.373, -1.193, -1.261, 1.635, -2.352, -3.02, -9.626, 1.365, 0.1497, -3.479, -7.222], "z": [6.113, 3.379, -2.058, 4.366, 4.525, 6.028, 3.202, 0.72, 3.12, -1.198, 6.618, 11.82, 3.533, 13.18, 2.027, 5.622, 2.886, 4.538, 8.653, 5.893, 5.107, 2.165, 4.818, 2.424, 3.941, 0.5675, 5.545, 5.332, 2.551, 2.024]}, {"customdata": {"elided": "1226x1 str values"}, "hovertemplate": "drum_type=synth_noise<br>D1=%{x}<br>D2=%{y}<br>D3=%{z}<br>path=%{customdata[0]}<extra></extra>", "legendgroup": "synth_noise", "marker": {"color": "#511CFB", "line": {"color": "DarkSlateGrey", "width": 0}, "size": 8, "symbol": "circle"}, "mode": "markers", "name": "synth_noise", "scene": "scene", "showlegend": true, "type": "scatter3d", "x": {"elided": "1226 float values"}, "y": {"elided": "1226 float values"}, "z": {"elided": "1226 float values"}}], "layout": {"autosize": true, "legend": {"title": {"text": "drum_type"}, "tracegroupgap": 0, "x": 0.01, "xanchor": "right", "y": 0.99, "yanchor": "top"}, "margin": {"b": 0, "l": 0, "r": 0, "t": 0}, "scene": {"aspectmode": "cube", "aspectratio": {"x": 1, "y": 1, "z": 1}, "camera": {"eye": {"x": 1, "y": -1, "z": -1}}, "domain": {"x": [0, 1], "y": [0, 1]}, "xaxis": {"title": {"text": "D1"}, "type": "linear"}, "yaxis": {"title": {"text": "D2"}, "type": "linear"}, "zaxis": {"title": {"text": "D3"}, "type": "linear"}}, "showlegend": false}}
